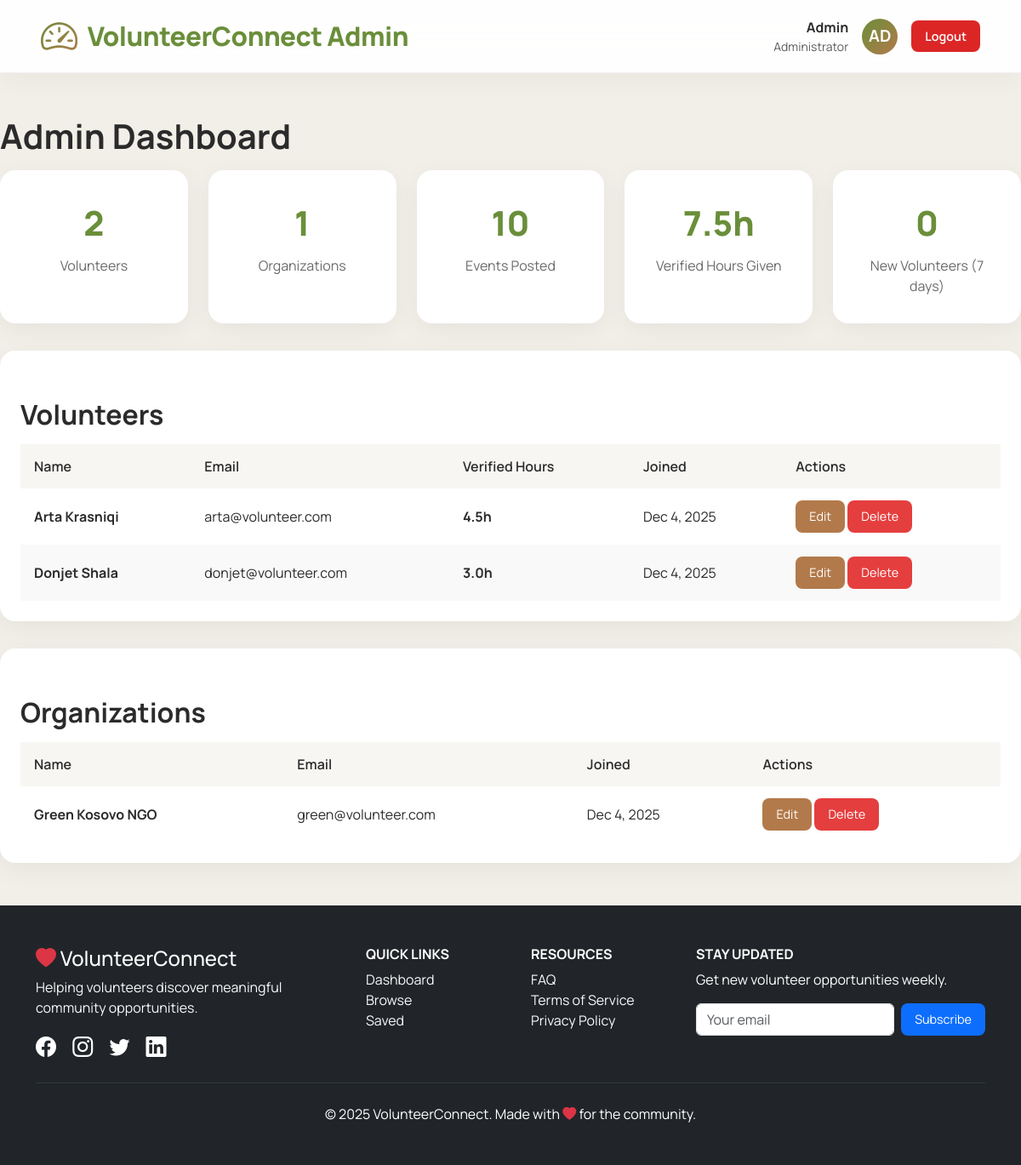
The app's page /admin/admin_dashboard.php (signed in) with its own data.
### tables this page shows
CREATE TABLE users (
    id INT AUTO_INCREMENT PRIMARY KEY,
    name VARCHAR(100) NOT NULL,
    email VARCHAR(150) UNIQUE NOT NULL,
    password VARCHAR(255) NOT NULL,
    role ENUM('user','volunteer','organization','admin') DEFAULT 'user',
    status ENUM('pending','approved','rejected') DEFAULT 'approved',
    phone VARCHAR(20) DEFAULT NULL,
    total_hours INT DEFAULT 0,
    total_verified_hours INT DEFAULT 0,
    created_at TIMESTAMP DEFAULT CURRENT_TIMESTAMP,
    INDEX idx_role (role),
    INDEX idx_email (email)
);

### admin/admin_dashboard.php (the view, shortened to what this page needs)
<?php
require_once '../config/config.php';
include 'includes/admin_header.php';
$total_volunteers     = $conn->query("SELECT COUNT(*) FROM users WHERE role IN ('user','volunteer')")->fetchColumn();
$total_organizations  = $conn->query("SELECT COUNT(*) FROM users WHERE role = 'organization'")->fetchColumn();
$total_events         = $conn->query("SELECT COUNT(*) FROM opportunities")->fetchColumn();
$total_hours = $conn->query("
    SELECT COALESCE(SUM(hours_worked), 0)
    FROM applications
    WHERE hours_approved = 1
")->fetchColumn();
$recent_users = $conn->query("
    SELECT COUNT(*) FROM users
    WHERE role IN ('user','volunteer')
    AND created_at >= DATE_SUB(NOW(), INTERVAL 7 DAY)
")->fetchColumn();
$users = $conn->query("
    SELECT u.id, u.name, u.email, u.created_at,
           COALESCE(SUM(a.hours_worked), 0) AS verified_hours
    FROM users u
    LEFT JOIN applications a
        ON u.id = a.volunteer_id AND a.hours_approved = 1
    WHERE u.role IN ('user','volunteer')
    GROUP BY u.id
    ORDER BY u.created_at DESC
")->fetchAll(PDO::FETCH_ASSOC);
$orgs = $conn->query("
    SELECT id, name, email, created_at
    FROM users
    WHERE role = 'organization'
    ORDER BY created_at DESC
")->fetchAll(PDO::FETCH_ASSOC);
?>
<div class="admin-container">
    <h1 class="section-title">Admin Dashboard</h1>
    <div class="stat-grid">
        <div class="stat-card">
            <div class="stat-number"><?= $total_volunteers ?></div>
            <div class="stat-label">Volunteers</div>
        </div>
        <div class="stat-card">
            <div class="stat-number"><?= $total_organizations ?></div>
            <div class="stat-label">Organizations</div>
        </div>
        <div class="stat-card">
            <div class="stat-number"><?= $total_events ?></div>
            <div class="stat-label">Events Posted</div>
        </div>
        <div class="stat-card">
            <div class="stat-number"><?= number_format($total_hours, 1) ?>h</div>
            <div class="stat-label">Verified Hours Given</div>
        </div>
        <div class="stat-card">
            <div class="stat-number"><?= $recent_users ?></div>
            <div class="stat-label">New Volunteers (7 days)</div>
        </div>
    </div>
    <div class="table-container">
        <h2 class="section-title">Volunteers</h2>
        <table>
            <thead><tr><th>Name</th><th>Email</th><th>Verified Hours</th><th>Joined</th><th>Actions</th></tr></thead>
            <tbody id="volunteerTable">
                <?php foreach($users as $u): ?>
                <tr id="userRow-<?= $u['id'] ?>">
                    <td><strong><?= htmlspecialchars($u['name']) ?></strong></td>
                    <td><?= htmlspecialchars($u['email']) ?></td>
                    <td><strong><?= number_format($u['verified_hours'],1) ?>h</strong></td>
                    <td><?= date('M j, Y', strtotime($u['created_at'])) ?></td>
                    <td>
                        <button class="btn btn-edit" onclick="editUser(<?= $u['id'] ?>)">Edit</button>
                        <button class="btn btn-delete" onclick="deleteUser(<?= $u['id'] ?>)">Delete</button>
                    </td>
                </tr>
                <?php endforeach; ?>
            </tbody>
        </table>
    </div>
    <div class="table-container">
        <h2 class="section-title">Organizations</h2>
        <table>
            <thead><tr><th>Name</th><th>Email</th><th>Joined</th><th>Actions</th></tr></thead>
            <tbody id="orgTable">
                <?php foreach($orgs as $o): ?>
                <tr id="orgRow-<?= $o['id'] ?>">
                    <td><strong><?= htmlspecialchars($o['name']) ?></strong></td>
                    <td><?= htmlspecialchars($o['email']) ?></td>
                    <td><?= date('M j, Y', strtotime($o['created_at'])) ?></td>
                    <td>
                        <button class="btn btn-edit" onclick="editOrg(<?= $o['id'] ?>)">Edit</button>
                        <button class="btn btn-delete" onclick="deleteOrg(<?= $o['id'] ?>)">Delete</button>
                    </td>
                </tr>
                <?php endforeach; ?>
            </tbody>
        </table>
    </div>
</div>
<?php include_once '../includes/footer.php'; ?>

### admin/includes/admin_header.php (style rules this page uses)
:root { --earth-1: #f2efe9; --accent-1: #6a8e3a; --accent-2: #b27a4b; --muted: #6b6b6b; }
body { font-family: 'Manrope', 'Inter', sans-serif; background: var(--earth-1); color: #2b2b2b; margin: 0; }

### admin/admin_dashboard.php (style rules this page uses)
:root { --accent-1:#6a8e3a;--accent-2:#b27a4b;--card-radius:18px;--muted:#6b6b6b }
body { font-family:'Manrope',sans-serif;background:#f2efe9 }
.admin-container { max-width:1200px;margin:50px auto }
.stat-grid { display:grid; grid-template-columns: repeat(auto-fit, minmax(200px, 1fr)); gap:1.5rem; }
.stat-card { border-radius:var(--card-radius); padding:2rem; background:white; box-shadow:0 8px 30px rgba(0,0,0,0.05); text-align:center; }
.stat-number { font-size:2.5rem; font-weight:800; color:var(--accent-1); }
.stat-label { margin-top:8px; color:var(--muted); }
.section-title { font-weight:700;margin:2rem 0 1rem;color:#2b2b2b }
.table-container { margin-top:2rem;background:#fff;padding:1.5rem; border-radius:var(--card-radius); box-shadow:0 8px 30px rgba(0,0,0,0.05) }
table { width:100%;border-collapse:collapse }
th,td { padding:14px 16px;text-align:left }
th { background:#f7f6f3;color:#2b2b2b;font-weight:600 }
tr:nth-child(even) { background:#f9f9f9 }
.btn { padding:0.5rem 1rem;border-radius:8px;border:none;cursor:pointer;font-size:0.9rem }
.btn-edit { background:var(--accent-2);color:white }
.btn-delete { background:#e53e3e;color:white }

### records on screen
users: name "Arta Krasniqi", email "arta@volunteer.com", verified_hours "4.5", created_at "Dec 4, 2025"
users: name "Donjet Shala", email "donjet@volunteer.com", verified_hours "3.0", created_at "Dec 4, 2025"
users: name "Green Kosovo NGO", email "green@volunteer.com", created_at "Dec 4, 2025"

### other values on screen
$_SESSION['name'] "Admin"
substr($_SESSION['name'] ?? 'A', 0, 2) "AD"
$total_volunteers "2"
$total_organizations "1"
$total_events "10"
$total_hours "7.5"
$recent_users "0"
